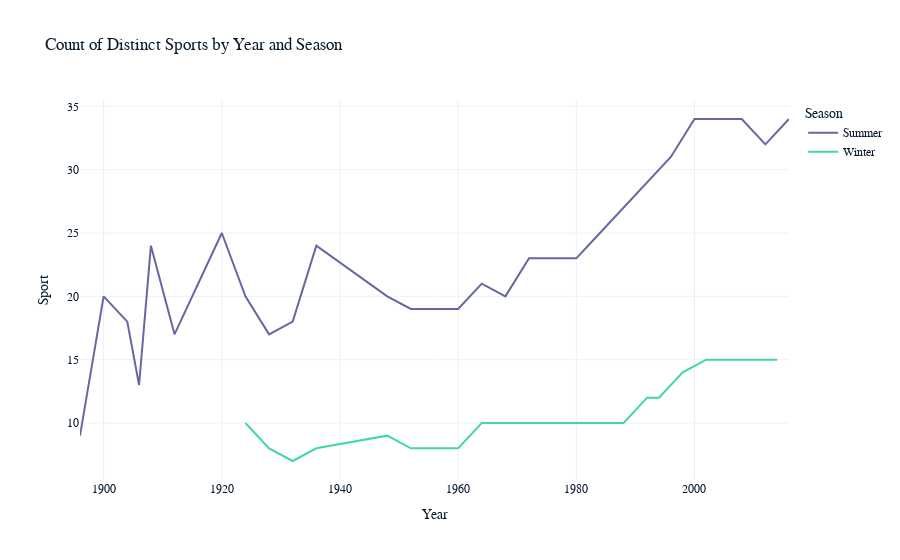

The notebook cell this image was saved under:
### Markdown cell above
Let's visualize this data using a line plot, segmented by season

### Code cell
# Create a line plot for Summer and Winter Olympics
fig = px.line(
    sport_count,
    x="year",
    y="sport",
    color="season",
    labels={"year":"Year", "sport":"Sport", "season":"Season"},
    title="Count of Distinct Sports by Year and Season"
)

fig.show()

### Figure 1 — Plotly figure (JSON) as saved in the notebook; plotly's stock layout.template omitted (floating-point values rounded to 4 significant figures)
{"data": [{"hovertemplate": "Season=Summer<br>Year=%{x}<br>Sport=%{y}<extra></extra>", "legendgroup": "Summer", "line": {"color": "#6568a0", "dash": "solid"}, "marker": {"symbol": "circle"}, "mode": "lines", "name": "Summer", "orientation": "v", "showlegend": true, "x": [1896, 1900, 1904, 1906, 1908, 1912, 1920, 1924, 1928, 1932, 1936, 1948, 1952, 1956, 1960, 1964, 1968, 1972, 1976, 1980, 1984, 1988, 1992, 1996, 2000, 2004, 2008, 2012, 2016], "xaxis": "x", "y": [9, 20, 18, 13, 24, 17, 25, 20, 17, 18, 24, 20, 19, 19, 19, 21, 20, 23, 23, 23, 25, 27, 29, 31, 34, 34, 34, 32, 34], "yaxis": "y", "type": "scatter"}, {"hovertemplate": "Season=Winter<br>Year=%{x}<br>Sport=%{y}<extra></extra>", "legendgroup": "Winter", "line": {"color": "#43d7a4", "dash": "solid"}, "marker": {"symbol": "circle"}, "mode": "lines", "name": "Winter", "orientation": "v", "showlegend": true, "x": [1924, 1928, 1932, 1936, 1948, 1952, 1956, 1960, 1964, 1968, 1972, 1976, 1980, 1984, 1988, 1992, 1994, 1998, 2002, 2006, 2010, 2014], "xaxis": "x", "y": [10, 8, 7, 8, 9, 8, 8, 8, 10, 10, 10, 10, 10, 10, 10, 12, 12, 14, 15, 15, 15, 15], "yaxis": "y", "type": "scatter"}], "layout": {"xaxis": {"anchor": "y", "domain": [0, 1], "title": {"text": "Year"}}, "yaxis": {"anchor": "x", "domain": [0, 1], "title": {"text": "Sport"}}, "legend": {"title": {"text": "Season"}, "tracegroupgap": 0}, "title": {"text": "Count of Distinct Sports by Year and Season"}}}
